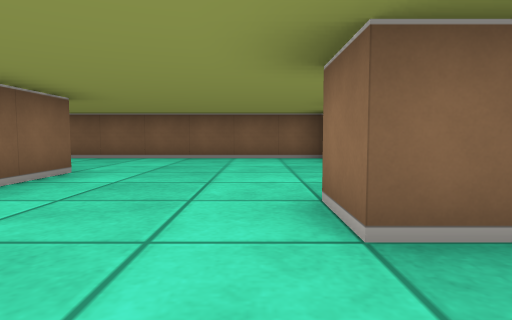
view 1 (above)

21 first-person views from a walk through a cub3D maze. The camera is about half as high as the walls, tilts 4° down and sees 75° across. The floor is counted in squares. Each view is taken from the middle of a square. On the plan, view 1 faces up. The plan holds only what a view shows up to about 9 squares ahead; the rest is blank.

view 2
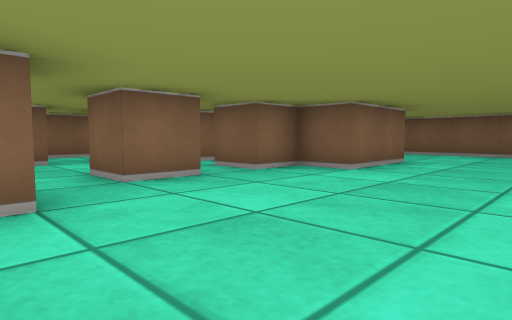

view 3
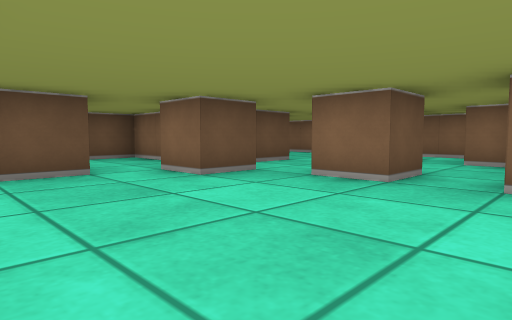

view 4
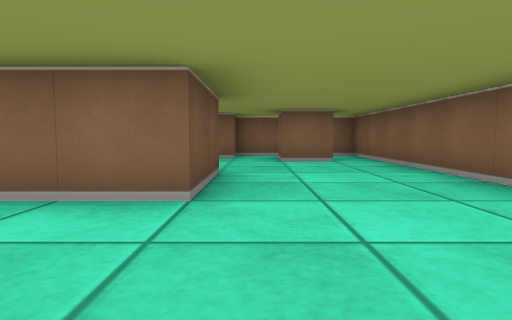

view 5
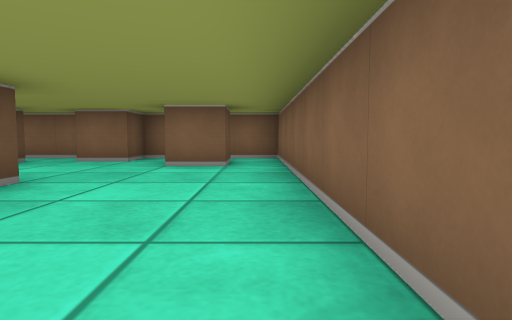

view 6
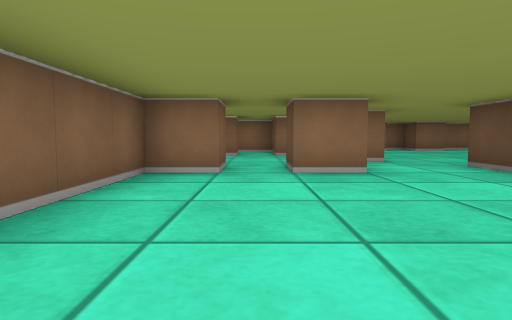

view 7
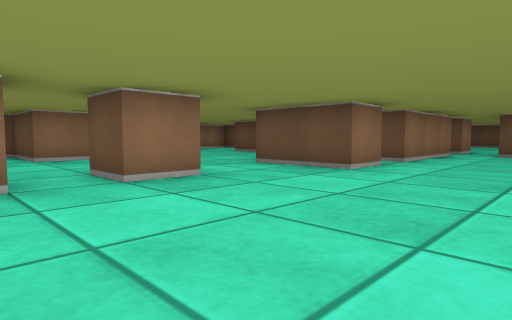

view 8
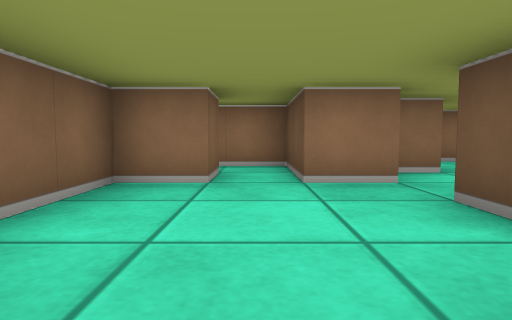

view 9
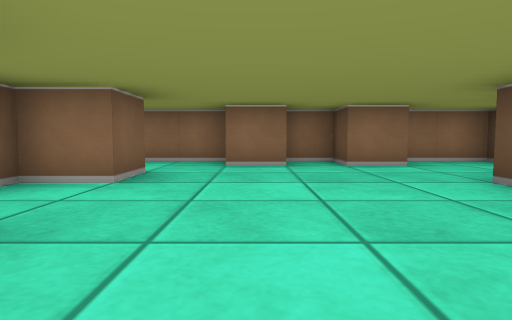

view 10
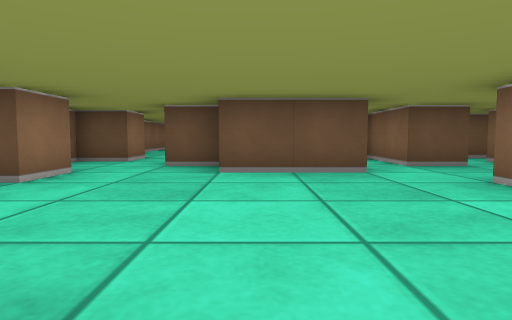

view 11
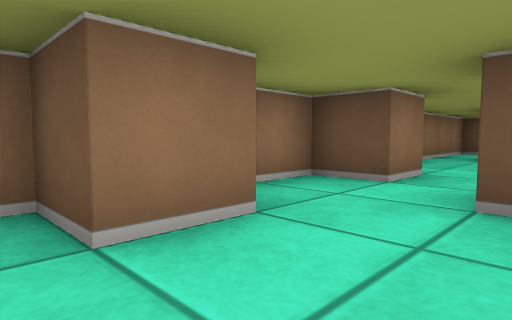

view 12
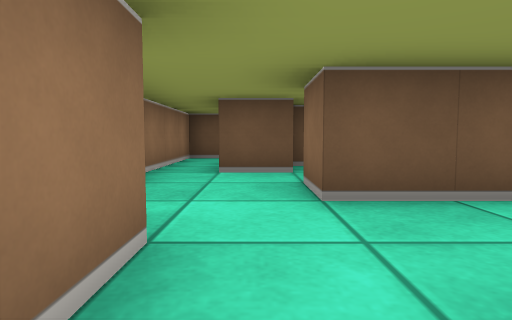

view 13
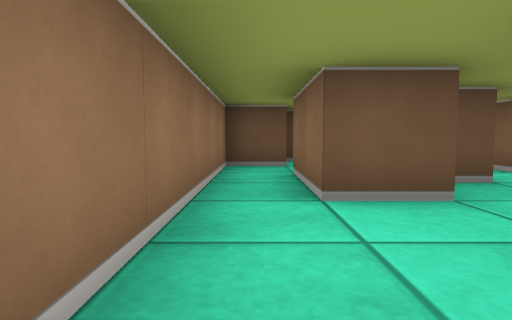

view 14
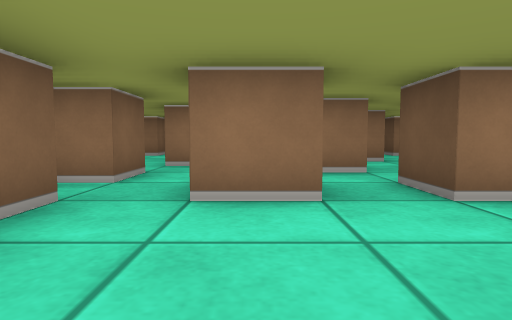

view 15
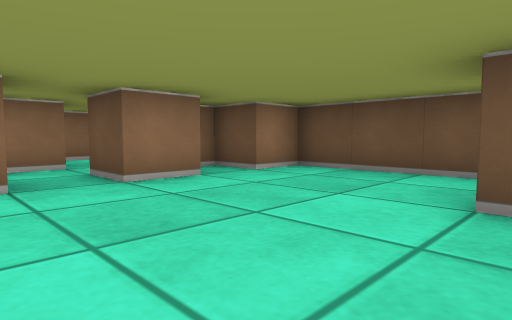

view 16
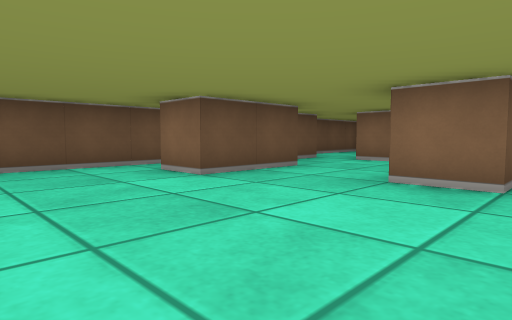

view 17
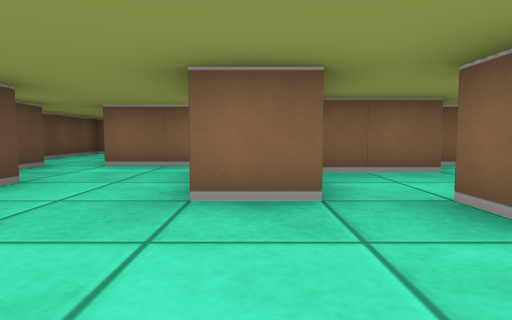

view 18
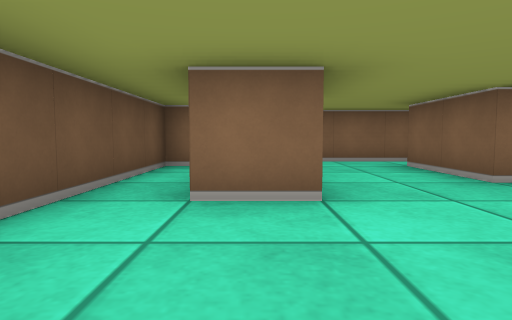

view 19
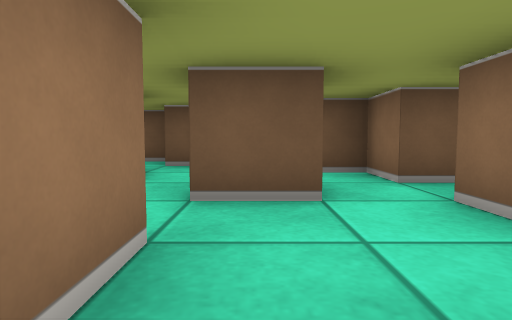

view 20
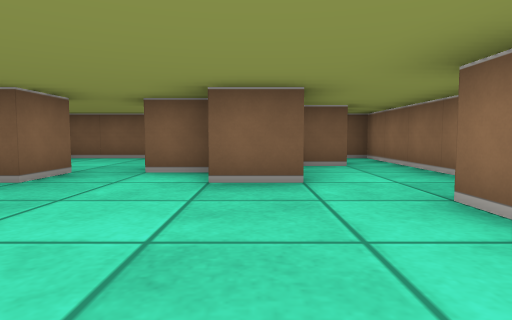

view 21
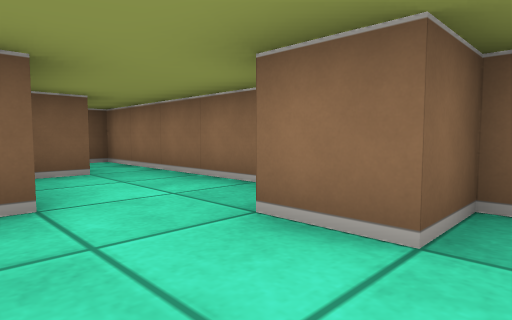

### Floor plan
Key: @ floor where view 1 was taken; # wall or solid block; . floor.
Columns run from 9 left of view 1 to 10 right of it. Each row starts with its distance up from view 1.
  8 ################ ###
  7 #..........#...###.#
  6 #.#.............##.#
  5 #..........#...##..#
  4 ##...##......#..#..#
  3 #....##............#
  2 #.##.#....##......##
  1 #.#........##......#
  0 #....#...@# ......##
 -1 #.#.......#...##...#
 -2    ...#...#.#. ##..#
 -3    .#...#...#.  ..##
 -4     ##..#.####.....#
 -5      #.........##..#
 -6     ####....#......#
 -7     #.........#..#.#
 -8     #.......#...##.#
 -9    ....##...###....#
-10  ....#......####..##
-11  ############  ####

Where each view was taken, in squares from view 1:
view 1: 0 up, 0 right, facing up
view 2: 2 down, 0 right, facing up-left
view 3: 2 up, 0 right, facing down-left
view 4: 5 up, 0 right, facing left
view 5: 7 up, 1 left, facing left
view 6: 6 up, 3 left, facing right
view 7: 7 up, 2 left, facing down-right
view 8: 6 up, 2 right, facing right
view 9: 2 up, 3 right, facing right
view 10: 4 up, 6 right, facing down
view 11: 1 up, 7 right, facing down-right
view 12: 2 down, 8 right, facing down
view 13: 4 down, 9 right, facing down
view 14: 6 down, 0 right, facing right
view 15: 6 down, 1 left, facing down-right
view 16: 5 down, 2 right, facing down-left
view 17: 6 down, 1 right, facing left
view 18: 9 down, 2 right, facing left
view 19: 4 down, 5 right, facing down
view 20: 0 up, 7 right, facing up
view 21: 1 up, 7 right, facing up-right
